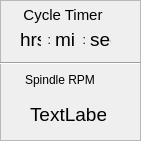
   <widget class="QFrame" name="frame_4">
    <property name="geometry">
     <rect>
      <x>780</x>
      <y>30</y>
      <width>141</width>
      <height>141</height>
     </rect>
    </property>
    <property name="frameShape">
     <enum>QFrame::Shape::StyledPanel</enum>
    </property>
    <property name="frameShadow">
     <enum>QFrame::Shadow::Raised</enum>
    </property>
    <widget class="QLabel" name="timerhrs">
     <property name="geometry">
      <rect>
       <x>20</x>
       <y>30</y>
       <width>21</width>
       <height>19</height>
      </rect>
     </property>
     <property name="font">
      <font>
       <pointsize>14</pointsize>
      </font>
     </property>
     <property name="text">
      <string>hrs</string>
     </property>
     <property name="function" stdset="0">
      <string>hal_pin</string>
     </property>
     <property name="pin_name" stdset="0">
      <string>timer0_hrs</string>
     </property>
     <property name="hal_type" stdset="0">
      <string>HAL_U32</string>
     </property>
     <property name="hal_dir" stdset="0">
      <string>HAL_IN</string>
     </property>
    </widget>
    <widget class="QLabel" name="label_42">
     <property name="geometry">
      <rect>
       <x>40</x>
       <y>30</y>
       <width>11</width>
       <height>19</height>
      </rect>
     </property>
     <property name="text">
      <string>:</string>
     </property>
     <property name="alignment">
      <set>Qt::AlignmentFlag::AlignRight|Qt::AlignmentFlag::AlignTrailing|Qt::AlignmentFlag::AlignVCenter</set>
     </property>
    </widget>
    <widget class="QLabel" name="label_45">
     <property name="geometry">
      <rect>
       <x>75</x>
       <y>30</y>
       <width>11</width>
       <height>19</height>
      </rect>
     </property>
     <property name="text">
      <string>:</string>
     </property>
     <property name="alignment">
      <set>Qt::AlignmentFlag::AlignRight|Qt::AlignmentFlag::AlignTrailing|Qt::AlignmentFlag::AlignVCenter</set>
     </property>
    </widget>
    <widget class="QLabel" name="timermin">
     <property name="geometry">
      <rect>
       <x>55</x>
       <y>30</y>
       <width>21</width>
       <height>19</height>
      </rect>
     </property>
     <property name="font">
      <font>
       <pointsize>14</pointsize>
      </font>
     </property>
     <property name="text">
      <string>min</string>
     </property>
     <property name="function" stdset="0">
      <string>hal_pin</string>
     </property>
     <property name="pin_name" stdset="0">
      <string>timer0_min</string>
     </property>
     <property name="hal_type" stdset="0">
      <string>HAL_U32</string>
     </property>
     <property name="hal_dir" stdset="0">
      <string>HAL_IN</string>
     </property>
    </widget>
    <widget class="QLabel" name="timersec">
     <property name="geometry">
      <rect>
       <x>90</x>
       <y>30</y>
       <width>21</width>
       <height>19</height>
      </rect>
     </property>
     <property name="font">
      <font>
       <pointsize>14</pointsize>
      </font>
     </property>
     <property name="text">
      <string>sec</string>
     </property>
     <property name="function" stdset="0">
      <string>hal_pin</string>
     </property>
     <property name="pin_name" stdset="0">
      <string>timer0_sec</string>
     </property>
     <property name="hal_type" stdset="0">
      <string>HAL_U32</string>
     </property>
     <property name="hal_dir" stdset="0">
      <string>HAL_IN</string>
     </property>
    </widget>
    <widget class="QLabel" name="label_34">
     <property name="geometry">
      <rect>
       <x>10</x>
       <y>5</y>
       <width>106</width>
       <height>19</height>
      </rect>
     </property>
     <property name="font">
      <font>
       <pointsize>11</pointsize>
      </font>
     </property>
     <property name="text">
      <string>Cycle Timer</string>
     </property>
     <property name="alignment">
      <set>Qt::AlignmentFlag::AlignCenter</set>
     </property>
    </widget>
    <widget class="QLabel" name="label_39">
     <property name="geometry">
      <rect>
       <x>25</x>
       <y>70</y>
       <width>91</width>
       <height>19</height>
      </rect>
     </property>
     <property name="text">
      <string>Spindle RPM</string>
     </property>
    </widget>
    <widget class="QLabel" name="spindlespeed">
     <property name="geometry">
      <rect>
       <x>30</x>
       <y>105</y>
       <width>76</width>
       <height>19</height>
      </rect>
     </property>
     <property name="font">
      <font>
       <pointsize>14</pointsize>
      </font>
     </property>
     <property name="text">
      <string>TextLabel</string>
     </property>
     <property name="function" stdset="0">
      <string>hal_pin</string>
     </property>
     <property name="pin_name" stdset="0">
      <string>spindle_rpm</string>
     </property>
     <property name="hal_type" stdset="0">
      <string>HAL_FLOAT</string>
     </property>
     <property name="hal_dir" stdset="0">
      <string>HAL_IN</string>
     </property>
     <property name="precision" stdset="0">
      <string>0</string>
     </property>
    </widget>
    <widget class="Line" name="line">
     <property name="geometry">
      <rect>
       <x>0</x>
       <y>55</y>
       <width>141</width>
       <height>16</height>
      </rect>
     </property>
     <property name="orientation">
      <enum>Qt::Orientation::Horizontal</enum>
     </property>
    </widget>
   </widget>
